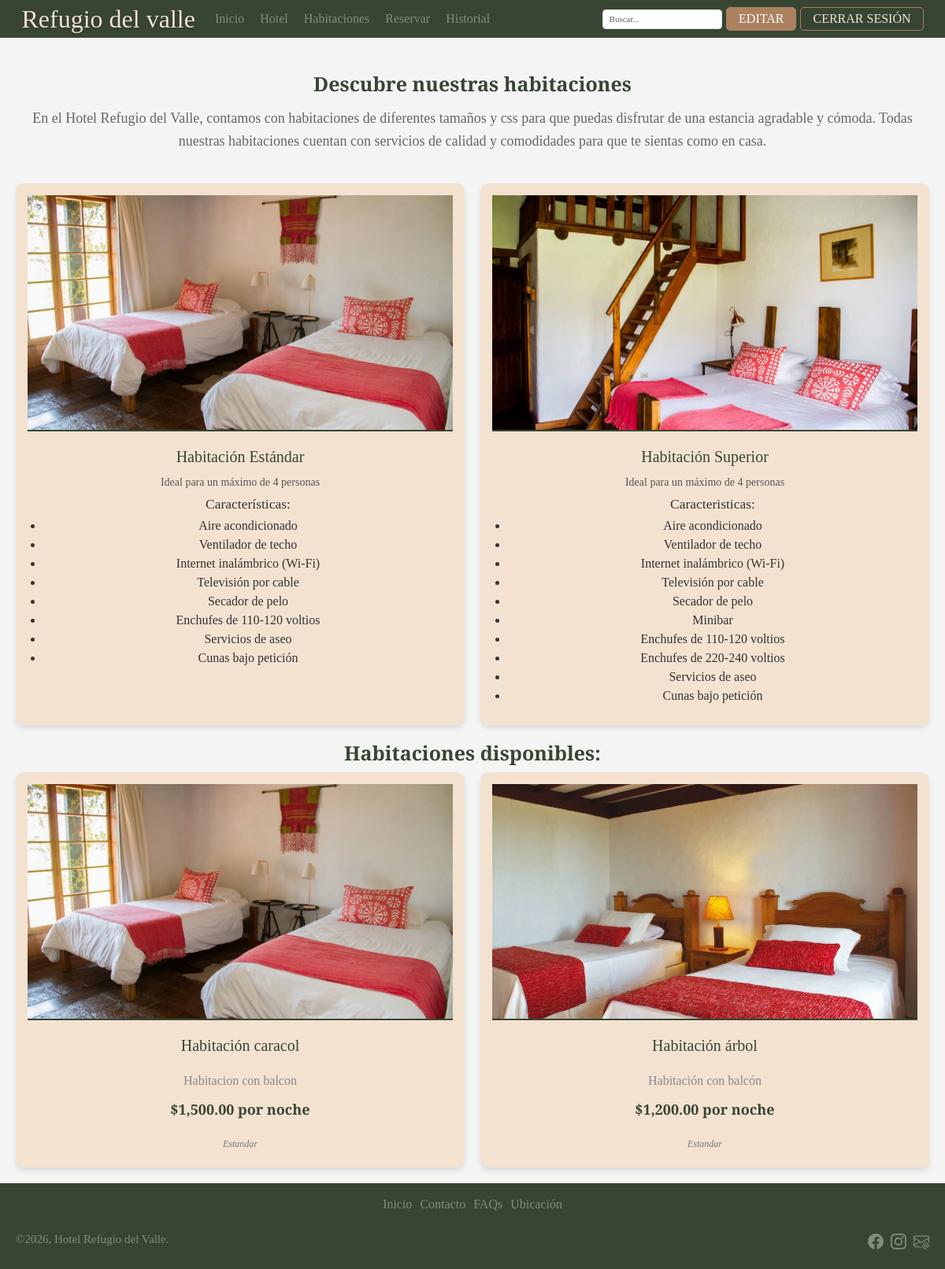
The page /habitacion.php (signed in) on the database its author committed.
### tables this page shows
CREATE TABLE `habitaciones` (
  `id` int(11) NOT NULL,
  `titulo` varchar(255) NOT NULL,
  `precio` decimal(10,2) NOT NULL,
  `imagen` varchar(255) NOT NULL,
  `descripcion` text NOT NULL,
  `fecha_creacion` timestamp NOT NULL DEFAULT current_timestamp(),
  `categoria` enum('Estandar','Superior') NOT NULL DEFAULT 'Estandar',
  `disponibilidad` tinyint(1) NOT NULL DEFAULT 1
);

### habitacion.php (the view, shortened to what this page needs)
<?php
include $_SERVER['DOCUMENT_ROOT'] . '/public/header.php';
try {
  $sql = "SELECT titulo, imagen, descripcion, precio, categoria FROM habitaciones WHERE disponibilidad = 1";
  $stmt = $conn->prepare($sql);
  $stmt->execute();
  $habitaciones = $stmt->fetchAll(PDO::FETCH_ASSOC);
} catch (PDOException $e) {
  echo "Error al cargar las habitaciones: " . $e->getMessage();
  $habitaciones = [];
}
?>
<!DOCTYPE html>
<html lang="es">
<head>
  <link rel="stylesheet" href="css/estilo-habitacion.css">
</head>
<body>
  <main>
    <section class="texto-habitaciones">
      <div class="titulo-habitaciones">Descubre nuestras habitaciones</div>
      <div class="p-habitaciones">En el Hotel Refugio del Valle, contamos con habitaciones de diferentes tamaños y
        css para que puedas
        disfrutar de una estancia agradable y cómoda. Todas nuestras habitaciones cuentan con servicios de calidad y
        comodidades para que te sientas como en casa.</div>
    </section>
    <section class="habitaciones">
      <div class="habitacion">
        <img src="/public/images/habitacion1.avif" alt="Habitación Standard">
        <h2>Habitación Estándar</h2>
        <p>Ideal para un máximo de 4 personas</p>
        <ul>
          <h3>Características:</h3>
          <li>Aire acondicionado</li>
          <li>Ventilador de techo</li>
          <li>Internet inalámbrico (Wi-Fi)</li>
          <li>Televisión por cable</li>
          <li>Secador de pelo</li>
          <li>Enchufes de 110-120 voltios</li>
          <li>Servicios de aseo</li>
          <li>Cunas bajo petición</li>
        </ul>
      </div>
      <div class="habitacion">
        <img src="/public/images/habitacion2.avif" alt="Habitación Suite">
        <h2>Habitación Superior </h2>
        <p>Ideal para un máximo de 4 personas</p>
        <ul>
          <h3>Caracteristicas:</h3>
          <li>Aire acondicionado</li>
          <li>Ventilador de techo</li>
          <li>Internet inalámbrico (Wi-Fi)</li>
          <li>Televisión por cable</li>
          <li>Secador de pelo</li>
          <li>Minibar</li>
          <li>Enchufes de 110-120 voltios</li>
          <li>Enchufes de 220-240 voltios</li>
          <li>Servicios de aseo</li>
          <li>Cunas bajo petición</li>
        </ul>
      </div>
    </section>
    <section class="habitaciones-dinamicas">
      <h2 class="titulo-dinamicas">Habitaciones disponibles:</h2>
      <div class="contenedor-habitaciones">
        <?php if (empty($habitaciones)): ?>
          <p>No hay habitaciones disponibles en este momento. Por favor, vuelve más tarde.</p>
        <?php else: ?>
          <?php foreach ($habitaciones as $habitacion): ?>
            <div class="habitacion">
              <img src="<?= htmlspecialchars($habitacion['imagen']) ?>"
                alt="<?= htmlspecialchars($habitacion['titulo']) ?>">
              <h2><?= htmlspecialchars($habitacion['titulo']) ?></h2>
              <p><?= htmlspecialchars($habitacion['descripcion']) ?></p>
              <p class="precio">$<?= number_format($habitacion['precio'], 2) ?> por noche</p>
              <p class="categoria"><?= htmlspecialchars($habitacion['categoria']) ?></p>
            </div>
          <?php endforeach; ?>
        <?php endif; ?>
      </div>
    </section>
  </main>
  <?php include 'footer.php'; ?>
</body>
</html>

### css/index.css (style rules this page uses)
:root { --fondo: #f4f4f4; --primario: #F4E2D1; --secundario: #384533; --verdeClaro: #d2d3c1; --colorLinks: #818c7b; --arcilla: #ab8160; --grisOscuro: #515151; --blanco: #ffffff; }
html { box-sizing: border-box; font-size: 62.5%; }
*, *:before, *:after { box-sizing: inherit; }
body { font-family: 'Merriweather'; font-size: 1.6rem; background-color: var(--fondo); }

### css/estilo-habitacion.css (style rules this page uses)
:root { --fondo: #f4f4f4; --primario: #F4E2D1; --secundario: #384533; --verdeClaro: #d2d3c1; --colorLinks: #818c7b; --arcilla: #ab8160; --sombra: rgba(0, 0, 0, 0.1); --sombra-hover: rgba(0, 0, 0, 0.2); }
body { font-family: 'Merriweather', serif; font-size: 1.6rem; background-color: var(--fondo); margin: 0; color: #333; }
main { margin: 0 auto; padding: 2rem; max-width: 1200px; animation: fadeIn 1.5s ease-in-out forwards; }
.texto-habitaciones { text-align: center; padding: 2rem 1rem; }
.titulo-habitaciones, .titulo-dinamicas { font-size: 2.5rem; font-weight: bold; color: var(--secundario); text-align: center; margin-bottom: 1rem; }
.titulo-dinamicas { margin-top: 2rem; }
.p-habitaciones { font-size: 1.8rem; line-height: 1.6; color: #666; margin-bottom: 2rem; }
.habitaciones, .contenedor-habitaciones { display: grid; grid-template-columns: repeat(auto-fit, minmax(280px, 1fr)); gap: 2rem; align-items: stretch; }
.habitacion { background-color: var(--primario); border-radius: 1rem; overflow: hidden; box-shadow: 0 4px 6px var(--sombra); transition: transform 0.3s ease, box-shadow 0.3s ease; text-align: center; padding: 1.5rem; }
.habitacion img { width: 100%; height: 30rem; object-fit: cover; border-bottom: 2px solid var(--secundario); margin-bottom: 1rem; }
.habitacion h2 { font-size: 2rem; color: var(--secundario); margin: 1rem 0; }
.habitacion p { font-size: 1.4rem; color: #555; margin: 0.5rem 0; line-height: 1.6; }
.habitacion .precio { font-size: 1.8rem; font-weight: bold; color: var(--secundario); margin: 1rem 0; }
.habitacion .categoria { font-size: 1.2rem; color: #777; font-style: italic; }
.contenedor-habitaciones p { text-align: center; font-size: 1.6rem; color: #888; margin-top: 2rem; }

### rows shown on the page
habitaciones: imagen (picture), titulo "Habitación caracol", descripcion "Habitacion con balcon", precio "1,500.00", categoria "Estandar"
habitaciones: imagen (picture), titulo "Habitación árbol", descripcion "Habitación con balcón", precio "1,200.00", categoria "Estandar"
